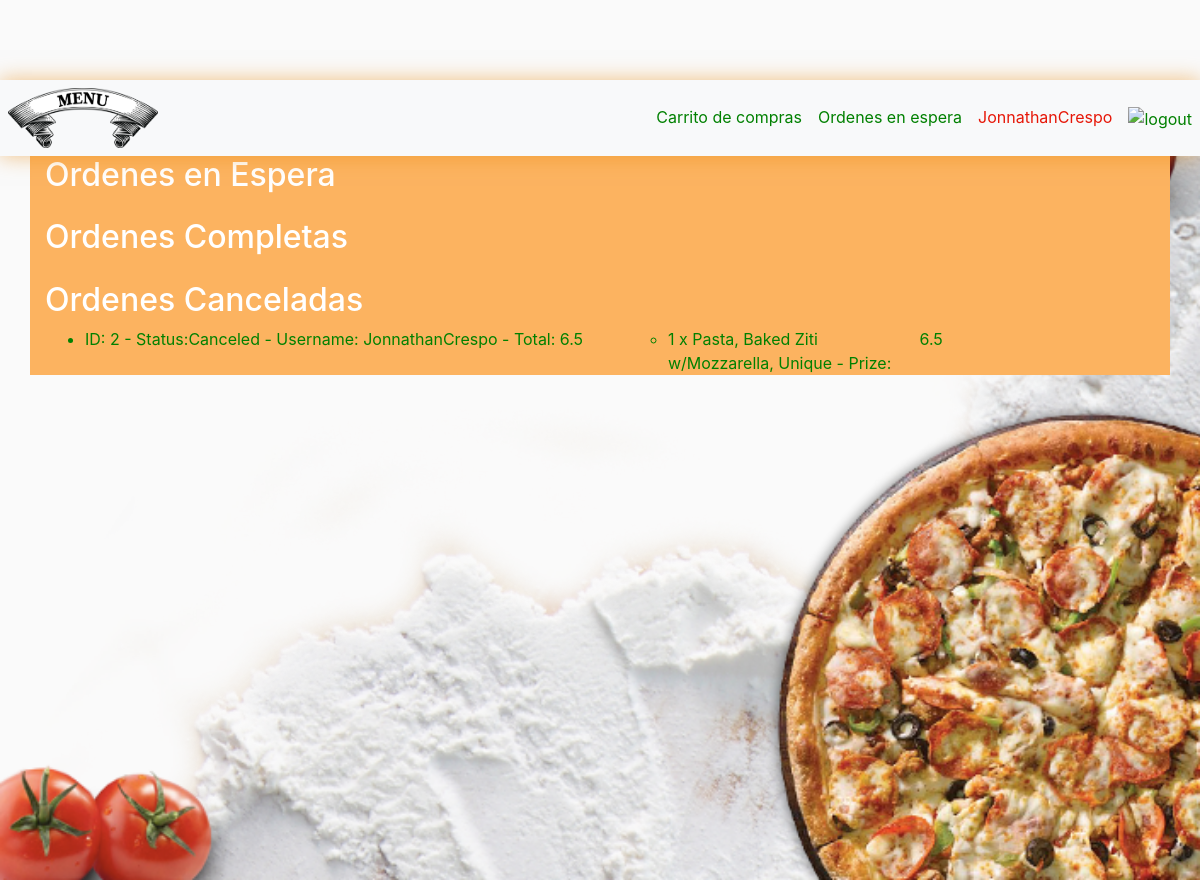
/orderlist (signed in), run on the app's committed database.
### orders/models.py (models this page shows, shortened)
class Order(models.Model):
    status = models.CharField(max_length = 30, default = 'Open') # the default option is always set because there is not another state unless the user changes it.
    user = models.ForeignKey(User, on_delete=models.CASCADE) # many orders are make for an user
    def __str__(self):
        display = f"ID: {self.id} - Status:{self.status} - Username: {self.user} - Total: {self.total} "
        return display
    @property
    def total(self):
        total = 0
        for orderitem in self.orderitem_set.all():
            total += orderitem.cost
        return total

class OrderItem(models.Model):
    order = models.ForeignKey(Order, on_delete=models.CASCADE)
    menuitem = models.ForeignKey(MenuItem, on_delete=models.CASCADE)
    toppings = models.ManyToManyField(Topping)
    extras = models.ManyToManyField(Extra)
    quantity = models.IntegerField(default = 1)
    def __str__(self):
        display = f"{self.quantity} x {self.menuitem.type}, {self.menuitem.name}, {self.menuitem.size}"
        if self.toppings.count() > 0:
            display += " - Toppings: "
        for topping in self.toppings.all():
            display +=f" {topping.name},"
        if self.extras.count() > 0:
            display += " -  Extras: "
        for extra in self.extras.all():
            display +=f" {extra.name},"
        display += f" - Prize: {self.cost}"
        return display
    @property
    def cost(self):
        cost = self.menuitem.prize
        for extra in self.extras.all():
            cost += extra.prize
        cost = cost*self.quantity
        return cost

class MenuItem(models.Model):
    name = models.CharField(max_length = 30)
    size = models.CharField(max_length = 10)
    type = models.CharField(max_length = 30)
    prize = models.FloatField()
    num_toppings = models.IntegerField()

### orders/views.py (the view)
# urls.py: path("orderlist", views.orderlist, name="orderlist"),
def orderlist(request):
    pending_orders = Order.objects.filter(user = request.user, status = 'Pending').all()
    completed_orders = Order.objects.filter(user = request.user, status = 'Completed').all()
    canceled_orders = Order.objects.filter(user = request.user, status = 'Canceled').all()
    context = {'pending_orders' : pending_orders, 'completed_orders' : completed_orders, 'canceled_orders' : canceled_orders}
    return render(request, "orders/orderlist.html", context)

### orders/templates/orders/orderlist.html (shortened to what this page needs)
{% extends "orders/layout.html" %}
{% load crispy_forms_tags %}
{% block body %}
<h2>Ordenes en Espera</h2>
<h2>Ordenes Completas</h2>
<h2>Ordenes Canceladas</h2>
<ul>
{% for order in canceled_orders %}
    <li>{{order}}</li>
    <ul>
        {% for orderitem in order.orderitem_set.all %}
            <li>{{orderitem}}</li>
        {% endfor %}
    </ul></li>
{% endfor %}
</ul>
{% endblock %}

### orders/templates/orders/layout.html (shortened to what this page needs)
{% load static %}
<!DOCTYPE html>
<html lang="en" dir="ltr">
  <head>
    <link rel="stylesheet" href="https://stackpath.bootstrapcdn.com/bootstrap/4.3.1/css/bootstrap.min.css">
    <link rel="stylesheet" href="{% static 'orders/main.css' %}"/>
    <link rel="stylesheet" href="https://cdnjs.cloudflare.com/ajax/libs/font-awesome/4.7.0/css/font-awesome.min.css">
  </head>
  <body>
    {% if user.is_authenticated %}
    <header class="site-header">
      <nav class="navbar navbar-expand-lg navbar-light bg-light custom-nav">
        <div class="collapse navbar-collapse" id="navbarNavDropdown">
            <ul class="navbar-nav mr-auto">
            <li class="nav-item">
                <a id="menu" class="nav-link" href="/">
                  <img src="../static/orders/menu.png" width="150" height="60" alt="Menu">
                </a>
            </li>
            </ul>
            <ul class="navbar-nav ml-auto">
            <li>
                <a class="nav-item nav-link" href="/cart">Carrito de compras</a>
            </li>
            <li>
                <a class="nav-item nav-link" href="/orderlist">Ordenes en espera</a>
            </li>
            <li class="nav-item">
                <a class="nav-link" href="#" style="color:rgb(230, 23, 8)">{{ user }}</a>
            </li>
            <li class="nav-item">
                <a id="logout" class="nav-link"  href="/users/logout">
                    <img src="../static/orders/logout.ico" width="60" height="60" alt="logout">
                </a>
            </li>
            </ul>
        </div>
        {% else %}
            <nav class="navbar navbar-expand-lg navbar-light bg-light justify-content-center custom-nav">
            <a class="navbar-brand" href="/">
                <img src="../static/orders/logo.jpg" class="rounded mx-auto d-block" alt="chatrooms">
            </a>
        {% endif %}
      </nav>
      <main role="main" class="container">
        {% block body %}{% endblock %}
      </main>
    </header>
  </body>
</html>

### orders/static/orders/main.css (style rules this page uses)
.site-header { background: url("fondo.png") no-repeat center; background-size: cover; min-height: 100vh; }
.custom-nav { border: 0px; padding: 0; box-shadow: 0 0 20px rgba(230, 134, 9, 0.5); background: rgb(58, 187, 7); }
.container { background: rgb(252, 179, 96); }
body { background: #fafafa; color: #333333; margin-top: 5rem; }
h1, h2, h3, h4, h5, h6 { color: white; }
ul { color: green; }
.site-header .navbar-nav .nav-link { color: green; }
ul { columns: 1; -webkit-columns: 2; -moz-columns: 2; }

### data on the page
Order: id+status+user "ID: 2 - Status:Canceled - Username: JonnathanCrespo - Total: 6.5"
OrderItem: quantity+menuitem+id "1 x Pasta, Baked Ziti w/Mozzarella, Unique - Prize: 6.5"

### other printed values
{{ user }} "JonnathanCrespo"
